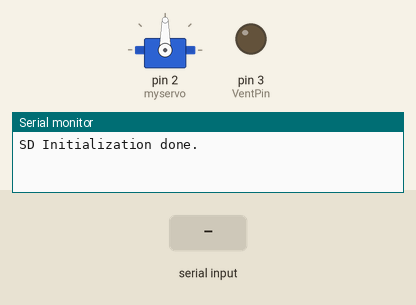
Simulated run of this sketch. Board: Arduino Uno, built with avr-gcc and run on an emulated ATmega328P. On the bench: servo, output pins drawn as LEDs (lit = HIGH), the last lines printed to the serial monitor. The test bench sets the inputs (shaded band). Storage starts empty.

Above: at 1.2 s.
1.3 s: "30,150,10\n" received over Serial
At 4.0 s:
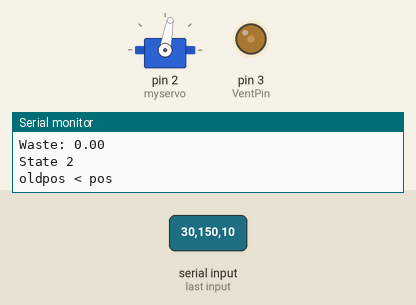
4.3 s: "90,45,200\n" received over Serial
At 5.47 s:
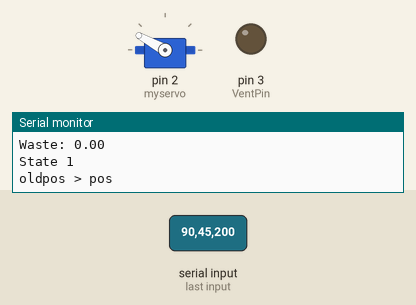
7.3 s: "1,90,45\n" received over Serial
At 9.52 s:
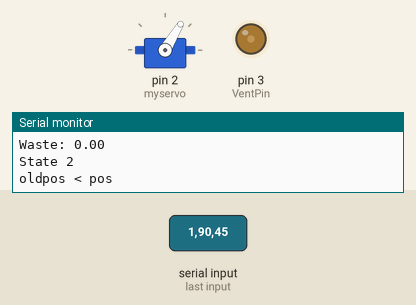
10.3 s: "90,45,200,10,150,30\n" received over Serial
At 13.14 s:
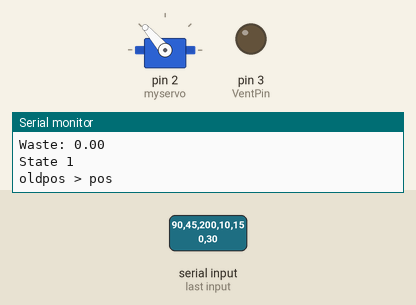
Timing chart, 0 to 14.3 s (numbered marks = the images above; inputs shaded):
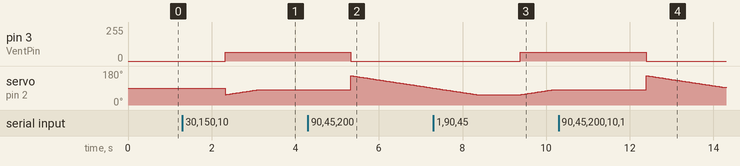

Measured:
- after the input at 1.3 s, pin 3 (VentPin): 0/255 → 65/255 after 1.0 s
- after the input at 4.3 s, pin 3 (VentPin): 65/255 → 0/255 after 1.0 s
- after the input at 7.3 s, pin 3 (VentPin): 0/255 → 65/255 after 2.1 s
- after the input at 10.3 s, pin 3 (VentPin): 65/255 → 0/255 after 2.1 s

The sketch:

arduinomegafinalcode.ino
```cpp
#include <Servo.h>
#include <SPI.h>
#include <SD.h >  // These two are for the SD card
File myFile;
String dataString = "";

Servo myservo;
word VentPin = 3;
bool substate= false;


void setup() {

  pinMode(VentPin, OUTPUT);
  pwm25kHzBegin();
  myservo.attach(2);  // attaches the servo on GIO2 to the servo object

  Serial.begin(9600);

   if (!SD.begin(53)) {

    Serial.println(F("SD Initialization failed!"));
    //while(1);// do nothing. system needs reset

  }//endif
  Serial.println (F("SD Initialization done."));


  myFile = SD.open ("test.txt", FILE_WRITE);//Open the file. Note that you can only open one file at a time. You must close this one before opening the next.


  if (myFile) { //if the file has opened correctly
      myFile.println("test write");         // This writes into the actual file
    myFile.close();
  }


}//end setup


float temperature;
float concentration;
float humidity;
bool manualoverride=false;
volatile int pos=55;
volatile int oldpos=55;
volatile int temppos;

void loop() {

  // put your main code here, to run repeatedly:
//while (no input )
//wait
//after input is received we log the alcohol value and react to it
// we also have a case for a shutoff toggle message and return on or off
//could return controls status on off
//
while (Serial.available()==0);

while (Serial.available()) {
  substate=false;


  float dataIn1 = Serial.parseFloat();

  Serial.println(dataIn1,6);

  if(dataIn1 == 123.456008){

    Serial.println("Manual Override Activated (Toggle)");
    substate = true;
    dataIn1 = Serial.parseFloat();

    manualoverride = !manualoverride;

  }//endif override

  if(dataIn1 == 456.789031){

    Serial.println("Request to return controls");
    substate = true;
    // need to write back the controls in serial

    if((concentration <= 80)|| (manualoverride== true)){
      Serial.write("Off");
    }

    if(concentration > 80){
      Serial.write("On");
    }

    dataIn1 = Serial.parseFloat();


  }//endif

  //temperature then concentration then humidity
  if (substate==false){
    temperature = dataIn1;
    Serial.print("Temperature: ");
    Serial.println(temperature);

    concentration = Serial.parseFloat();
    Serial.print("Concentration: ");
    Serial.println(concentration);


    humidity = Serial.parseFloat();
    Serial.print("Humidity: ");
    Serial.println(humidity);

    float waste = Serial.parseFloat();
    Serial.print("Waste: ");
    Serial.println(waste);


  myFile = SD.open ("test.txt", FILE_WRITE);//Open the file. Note that you can only open one file at a time. You must close this one before opening the next.
  if (myFile) { //if the file has opened correctly
    myFile.print("Temperature: ");         // This writes into the actual file
    myFile.println(temperature);
    myFile.print("Concentration: ");
    myFile.println(concentration);
    myFile.print("Humidity: ");
    myFile.println(humidity);

    myFile.close();
  }


  }//endif substate is false
//Serial.print("%s");
}//end while serial availabl


//Now we react to the concentration and activate certain angles and fan speeds
//servo goes from 55-155
//fan goes from 0-320

/*
State 1: Fans off louvers off
*/

if((concentration < 80)|| (manualoverride== true)){

  //Timer1.setPwmDuty(9, 0);//fan control
  pwmDuty(0);
  pos=55;

  Serial.println("State 1");
}

/*
State 2: Fans low louvers low
*/

else if(concentration < 200){

  pwmDuty(20);
  pos=80;

  Serial.println("State 2");
}

/*
State3: Fans medium low louvers medium low
*/

else if(concentration < 400){

  pwmDuty(40);
  pos=105;


  Serial.println("State 3");
}

/*
State4: Fans medium high louvers medium high
*/

else if(concentration < 800){

  pwmDuty(60);
  pos=130;

  Serial.println("State 4");
}

/*
State5: Wide open
*/

else if(concentration >= 800){

  pwmDuty(79);
  pos=155;

  Serial.println("State 5");
}


if(oldpos > pos){
  Serial.println("oldpos > pos");

  for (temppos = 155; temppos >= pos; temppos -= 1) { // goes from 180 degrees to 0 degrees
    myservo.write(temppos);              // tell servo to go to position in variable 'temppos'
    delay(30);                       // waits 30 ms for the servo to reach the position
  }


}//if oldpos >

else if(oldpos < pos){
  Serial.println("oldpos < pos");


  for (temppos = 55; temppos <= pos; temppos += 1) { // goes from 180 degrees to 0 degrees
    myservo.write(temppos);              // tell servo to go to position in variable 'temppos'
    delay(30);                       // waits 30 ms for the servo to reach the position
  }


}//end if oldpos<

else if(oldpos == pos){
  Serial.println("oldpos = pos");

  myservo.write(pos);              // tell servo to go to position in variable 'temppos'
  delay(30);


}//end if oldpos<

oldpos=pos;


}//end void loop


void pwm25kHzBegin() {
  TCCR2A = 0;                               // TC2 Control Register A
  TCCR2B = 0;                               // TC2 Control Register B
  TIMSK2 = 0;                               // TC2 Interrupt Mask Register
  TIFR2 = 0;                                // TC2 Interrupt Flag Register
  TCCR2A |= (1 << COM2B1) | (1 << WGM21) | (1 << WGM20);  // OC2B cleared/set on match when up/down counting, fast PWM
  TCCR2B |= (1 << WGM22) | (1 << CS21);     // prescaler 8
  OCR2A = 79;                               // TOP overflow value (Hz)
  OCR2B = 0;
}

void pwmDuty(byte ocrb) {
  OCR2B = ocrb;                             // PWM Width (duty)
}
```

Temp_PID.cpp
```cpp
/*
  This cpp contains a PID implementation for temperature using P and I
  The output is scaled 0-255 with the ends capped for pwm safety bounds.
  The cumulative error bounds can be adjusted to change the curve and windup of the PID
*/

#include "Arduino.h"
#include "Temp_PID.h"

double tempPID::computePID(tempPID tp) {
  static double currentTime = millis();
  static double elapsedTime = (double)(currentTime - tp.dbl_previousTime);


  double error = dbl_setPoint - dbl_temp_inp; // error here means how far off our temp_input temp is from where the gauge is set
  dbl_cumulativeError += error * elapsedTime;//We clamp how much this can affect our output below to prevent windup

  if(abs(dbl_cumulativeError*c_ki)>40){

    if(dbl_cumulativeError > (10/c_ki)){
      dbl_cumulativeError=(160/c_ki);
    }//endif positive cumulative error

    if(dbl_cumulativeError < (-70/c_ki)){
      dbl_cumulativeError=(-50/c_ki);                 // from -70 to -50
    }//endif negative cumulative error

  }//endif cumulating error either direction

  double out = c_kp * error + c_ki * dbl_cumulativeError;//output determined by I and P.
  dbl_previousTime = currentTime;

  //check output bounds
    if(out > 229){
      out=229;
    }//endif

    if(out < 26){
      out=26;
    }//endif out of bounds

  return out;
}// end
```

Temp_PID.h
```cpp
//computePID: uses several global variables to calculate errors in temp/setTemp, and time. Could have temp timeout inside or externally
//Consts: P&I
//Inputs: input temp, previousTime, cumulativeError, setPoint
//Outputs: double out
#ifndef Temp_PID
#define Temp_PID

#include "Arduino.h"


const uint8_t c_kp = 20;
const uint8_t c_ki = 1;

class tempPID
{
  public:
  double dbl_temp_inp;
  double dbl_previousTime;
  double dbl_cumulativeError;
  double dbl_setPoint;

  double computePID(tempPID tp);

  private:

};


#endif
```
